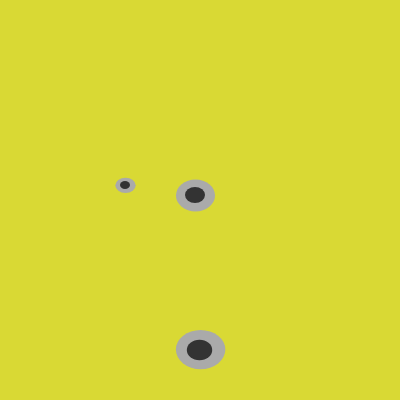
Frame 1 (no input)
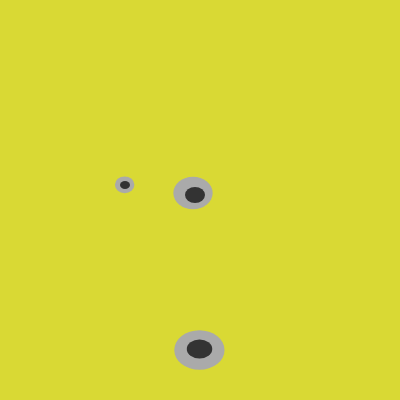
Frame 60 (no input)
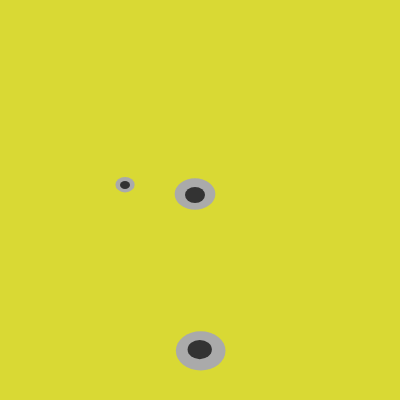
Frame 120 (the mouse pressed at the canvas centre since frame 60)

The p5.js sketch that drew these frames (run headless with seeded random() and noise() and a simulated clock; from frame 60 on, the mouse is pressed at the canvas centre):

// p5.js sketch
// ── sketch.js
function setup() {
  createCanvas(400,400);
  // createCanvas(windowWidth, windowHeight);
  noStroke(0);
  fill(0,0,0)
  x = 195;
  x_stat = 195;
  
  y = 195;
  y_stat = 195;

  x_max = 210;
  x_min = 180;
  limit = x_max;
  r=random(1,10)
  dirspeed=random(-.5,.5)
  dir=.5;
  r_max=10;
  speed=.5;
}

function draw() {
  if(x<=limit){
    x=x+dir;
    limit=x_stat+random(0,50);
  }else{
    x=x-dir;
    limit=x_stat+random(-50,0);
  }
  
  if(y<=limit){
    y=y+dir;
    limit=y_stat+random(0,50);
  }else{
    y=y-dir;
    limit=y_stat+random(-50,0);
  }
  
  
  background("#d9d934");

// center bottom
  fill("#aaaaaa")
  ellipse(200+random(-1, 1),350+random(-1, 1),50+random(-1, 1),40+random(-1, 1)).maxspeed = 3;

  fill("#333333")
  ellipse(200+random(-1, 1),350+random(-1, 1),25+random(-1, 1),20+random(-1, 1));
  
// center
  sizeadj2 = .80;
  fill("#aaaaaa")
//  ellipse(x,195+random(-1, 1),(50*sizeadj2)+random(-1, 1),(40*sizeadj2)+random(-1, 1));
  ellipse(x,y,(50*sizeadj2)+random(-1, 1),(40*sizeadj2)+random(-1, 1));

  fill("#333333")
  ellipse(195,195,(25*sizeadj2),(20*sizeadj2));
  
// top left
  sizeadj3 = .40;
  fill("#aaaaaa")
  ellipse(125+random(-1, 1),185+random(-1, 1),(50*sizeadj3)+random(-1, 1),(40*sizeadj3)+random(-1, 1));

  fill("#333333")
  ellipse(125,185,25*sizeadj3,20*sizeadj3);
}
// ── sunspots.js
function setup() {
  createCanvas(400,400);
  // createCanvas(windowWidth, windowHeight);
  noStroke(0);
  fill(0,0,0)
  x = 195;
  x_stat = 195;
  
  y = 195;
  y_stat = 195;


  x_max = 210;
  x_min = 180;
  limit = x_max;
  r=random(1,10)
  dirspeed=random(-.5,.5)
  dir=.5;
  r_max=10;
  speed=.5;
//  frameRate(30);
}

function draw() {
//  x=(x+.5);

  // if(x<=limit){
  //   x=x+dir;
  //   limit=x_max;
  // }else{
  //   x=x-dir;
  //   limit=x_min;
  // }
  
  if(x<=limit){
    x=x+dir;
    limit=x_stat+random(0,10);
  }else{
    x=x-dir;
    limit=x_stat+random(-10,0);
  }
  
  if(y<=limit){
    y=y+dir;
    limit=y_stat+random(0,10);
  }else{
    y=y-dir;
    limit=y_stat+random(-10,0);
  }
  
  
  background("#d9d934");

// center bottom
  fill("#aaaaaa")
  ellipse(200+random(-1, 1),350+random(-1, 1),50+random(-1, 1),40+random(-1, 1)).maxspeed = 3;

  fill("#333333")
  ellipse(200+random(-1, 1),350+random(-1, 1),25+random(-1, 1),20+random(-1, 1));
  
// center
  sizeadj2 = .80;
  fill("#aaaaaa")
//  ellipse(x,195+random(-1, 1),(50*sizeadj2)+random(-1, 1),(40*sizeadj2)+random(-1, 1));
  ellipse(x,y,(50*sizeadj2)+random(-1, 1),(40*sizeadj2)+random(-1, 1));

  fill("#333333")
  ellipse(195,195,(25*sizeadj2),(20*sizeadj2));
  
// top left
  sizeadj3 = .40;
  fill("#aaaaaa")
  ellipse(125+random(-1, 1),185+random(-1, 1),(50*sizeadj3)+random(-1, 1),(40*sizeadj3)+random(-1, 1));

  fill("#333333")
  ellipse(125,185,25*sizeadj3,20*sizeadj3);
}
